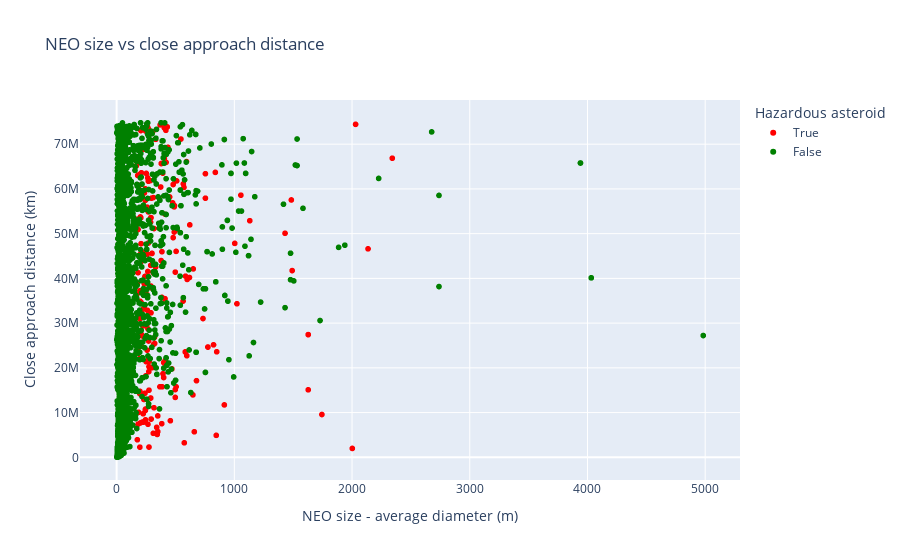

Source (notebook cell):
### Code cell
import matplotlib.pyplot as plt
import plotly.express as px

only_approach_df = neo_df[['dist', 'neo name', 'abs magnitude', 'hazardous']]
# print(average_size_df)
# print(only_approach_df)

# both_frames = only_approach_df.join(average_size_df)

# fig = px.scatter(x=both_frames['average_size'].to_numpy(), y=both_frames['dist'].to_numpy())

# use plotly express for interactive scatterplot
fig = px.scatter(full_relevant_approach_df, x='estimated_diameter.meters.estimated_diameter_avg', y='miss_distance.kilometers', color='is_potentially_hazardous_asteroid', 
                #  color_discrete_map={
                # "True": "red",
                # "False": "blue"},
                 color_discrete_sequence=["red", "green"],
                 hover_data=['close_approach_date', 'orbiting_body', 'relative_velocity.kilometers_per_second', 'name', 'absolute_magnitude_h', 'estimated_diameter.meters.estimated_diameter_min', 'estimated_diameter.meters.estimated_diameter_max'], 
                 labels={
                     "estimated_diameter.meters.estimated_diameter_avg": "NEO size - average diameter (m)",
                     "miss_distance.kilometers": "Close approach distance (km)",
                 },
                 title="NEO size vs close approach distance")
# fig = px.scatter(both_frames, x='average_size', y='dist', hover_data=['neo name', 'abs magnitude', 'hazardous'])
fig.update_layout(legend_title="Hazardous asteroid")
fig.show()

# export for viewing
fig.write_html("neo_size_vs_close_approach_distance.html")

# fig, ax = plt.subplots()

# two methods
# ax1 = both_frames.plot.scatter(x='average_size', y='dist', c='DarkBlue')
# ax.scatter(both_frames['average_size'].to_numpy(), both_frames['dist'].to_numpy(), s=2, c='black', alpha=0.5)

### Figure 1 — Plotly figure (JSON) as saved in the notebook; plotly's stock layout.template omitted (floating-point values rounded to 4 significant figures; data arrays with more than 128 entries replaced by an {"elided": "..."} marker saying what was removed)
{"data": [{"customdata": {"elided": "216x7 mixed values"}, "hovertemplate": "is_potentially_hazardous_asteroid=True<br>NEO size - average diameter (m)=%{x}<br>Close approach distance (km)=%{y}<br>close_approach_date=%{customdata[0]}<br>orbiting_body=%{customdata[1]}<br>relative_velocity.kilometers_per_second=%{customdata[2]}<br>name=%{customdata[3]}<br>absolute_magnitude_h=%{customdata[4]}<br>estimated_diameter.meters.estimated_diameter_min=%{customdata[5]}<br>estimated_diameter.meters.estimated_diameter_max=%{customdata[6]}<extra></extra>", "legendgroup": "True", "marker": {"color": "red", "symbol": "circle"}, "mode": "markers", "name": "True", "showlegend": true, "type": "scattergl", "x": {"elided": "216 float values"}, "xaxis": "x", "y": {"elided": "216 float values"}, "yaxis": "y"}, {"customdata": {"elided": "2781x7 mixed values"}, "hovertemplate": "is_potentially_hazardous_asteroid=False<br>NEO size - average diameter (m)=%{x}<br>Close approach distance (km)=%{y}<br>close_approach_date=%{customdata[0]}<br>orbiting_body=%{customdata[1]}<br>relative_velocity.kilometers_per_second=%{customdata[2]}<br>name=%{customdata[3]}<br>absolute_magnitude_h=%{customdata[4]}<br>estimated_diameter.meters.estimated_diameter_min=%{customdata[5]}<br>estimated_diameter.meters.estimated_diameter_max=%{customdata[6]}<extra></extra>", "legendgroup": "False", "marker": {"color": "green", "symbol": "circle"}, "mode": "markers", "name": "False", "showlegend": true, "type": "scattergl", "x": {"elided": "2781 float values"}, "xaxis": "x", "y": {"elided": "2781 float values"}, "yaxis": "y"}], "layout": {"legend": {"title": {"text": "Hazardous asteroid"}, "tracegroupgap": 0}, "title": {"text": "NEO size vs close approach distance"}, "xaxis": {"anchor": "y", "domain": [0, 1], "title": {"text": "NEO size - average diameter (m)"}}, "yaxis": {"anchor": "x", "domain": [0, 1], "title": {"text": "Close approach distance (km)"}}}}
